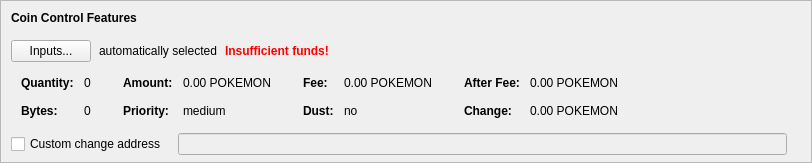
    <widget class="QFrame" name="frameCoinControl">
     <property name="sizePolicy">
      <sizepolicy hsizetype="Expanding" vsizetype="Expanding">
       <horstretch>0</horstretch>
       <verstretch>0</verstretch>
      </sizepolicy>
     </property>
     <property name="maximumSize">
      <size>
       <width>16777215</width>
       <height>16777215</height>
      </size>
     </property>
     <property name="frameShape">
      <enum>QFrame::StyledPanel</enum>
     </property>
     <property name="frameShadow">
      <enum>QFrame::Sunken</enum>
     </property>
     <layout class="QVBoxLayout" name="verticalLayoutCoinControl2">
      <property name="spacing">
       <number>0</number>
      </property>
      <property name="leftMargin">
       <number>0</number>
      </property>
      <property name="topMargin">
       <number>0</number>
      </property>
      <property name="rightMargin">
       <number>0</number>
      </property>
      <property name="bottomMargin">
       <number>6</number>
      </property>
      <item>
       <layout class="QVBoxLayout" name="verticalLayoutCoinControl" stretch="0,0,0,0,1">
        <property name="spacing">
         <number>0</number>
        </property>
        <property name="leftMargin">
         <number>10</number>
        </property>
        <property name="topMargin">
         <number>10</number>
        </property>
        <item>
         <layout class="QHBoxLayout" name="horizontalLayoutCoinControl1">
          <property name="bottomMargin">
           <number>15</number>
          </property>
          <item>
           <widget class="QLabel" name="labelCoinControlFeatures">
            <property name="sizePolicy">
             <sizepolicy hsizetype="Preferred" vsizetype="Maximum">
              <horstretch>0</horstretch>
              <verstretch>0</verstretch>
             </sizepolicy>
            </property>
            <property name="font">
             <font>
              <weight>75</weight>
              <bold>true</bold>
             </font>
            </property>
            <property name="styleSheet">
             <string notr="true">font-weight:bold;</string>
            </property>
            <property name="text">
             <string>Coin Control Features</string>
            </property>
           </widget>
          </item>
         </layout>
        </item>
        <item>
         <layout class="QHBoxLayout" name="horizontalLayoutCoinControl2" stretch="0,0,0,0">
          <property name="spacing">
           <number>8</number>
          </property>
          <property name="bottomMargin">
           <number>10</number>
          </property>
          <item>
           <widget class="QPushButton" name="pushButtonCoinControl">
            <property name="styleSheet">
             <string notr="true"/>
            </property>
            <property name="text">
             <string>Inputs...</string>
            </property>
            <property name="autoDefault">
             <bool>false</bool>
            </property>
           </widget>
          </item>
          <item>
           <widget class="QLabel" name="labelCoinControlAutomaticallySelected">
            <property name="text">
             <string>automatically selected</string>
            </property>
            <property name="margin">
             <number>5</number>
            </property>
           </widget>
          </item>
          <item>
           <widget class="QLabel" name="labelCoinControlInsuffFunds">
            <property name="font">
             <font>
              <weight>75</weight>
              <bold>true</bold>
             </font>
            </property>
            <property name="styleSheet">
             <string notr="true">color:red;font-weight:bold;</string>
            </property>
            <property name="text">
             <string>Insufficient funds!</string>
            </property>
            <property name="margin">
             <number>5</number>
            </property>
           </widget>
          </item>
          <item>
           <spacer name="horizontalSpacerCoinControl">
            <property name="orientation">
             <enum>Qt::Horizontal</enum>
            </property>
            <property name="sizeHint" stdset="0">
             <size>
              <width>40</width>
              <height>1</height>
             </size>
            </property>
           </spacer>
          </item>
         </layout>
        </item>
        <item>
         <widget class="QWidget" name="widgetCoinControl" native="true">
          <property name="sizePolicy">
           <sizepolicy hsizetype="Preferred" vsizetype="Preferred">
            <horstretch>0</horstretch>
            <verstretch>0</verstretch>
           </sizepolicy>
          </property>
          <property name="minimumSize">
           <size>
            <width>0</width>
            <height>0</height>
           </size>
          </property>
          <property name="styleSheet">
           <string notr="true"/>
          </property>
          <layout class="QHBoxLayout" name="horizontalLayoutCoinControl5">
           <property name="leftMargin">
            <number>0</number>
           </property>
           <property name="topMargin">
            <number>0</number>
           </property>
           <property name="rightMargin">
            <number>0</number>
           </property>
           <property name="bottomMargin">
            <number>0</number>
           </property>
           <item>
            <layout class="QHBoxLayout" name="horizontalLayoutCoinControl3" stretch="0,0,0,1">
             <property name="spacing">
              <number>20</number>
             </property>
             <property name="topMargin">
              <number>0</number>
             </property>
             <property name="bottomMargin">
              <number>10</number>
             </property>
             <item>
              <layout class="QFormLayout" name="formLayoutCoinControl1">
               <property name="horizontalSpacing">
                <number>10</number>
               </property>
               <property name="verticalSpacing">
                <number>14</number>
               </property>
               <property name="leftMargin">
                <number>10</number>
               </property>
               <property name="topMargin">
                <number>4</number>
               </property>
               <property name="rightMargin">
                <number>6</number>
               </property>
               <item row="0" column="0">
                <widget class="QLabel" name="labelCoinControlQuantityText">
                 <property name="font">
                  <font>
                   <weight>75</weight>
                   <bold>true</bold>
                  </font>
                 </property>
                 <property name="text">
                  <string>Quantity:</string>
                 </property>
                 <property name="margin">
                  <number>0</number>
                 </property>
                </widget>
               </item>
               <item row="0" column="1">
                <widget class="QLabel" name="labelCoinControlQuantity">
                 <property name="cursor">
                  <cursorShape>IBeamCursor</cursorShape>
                 </property>
                 <property name="contextMenuPolicy">
                  <enum>Qt::ActionsContextMenu</enum>
                 </property>
                 <property name="text">
                  <string notr="true">0</string>
                 </property>
                 <property name="margin">
                  <number>0</number>
                 </property>
                 <property name="textInteractionFlags">
                  <set>Qt::LinksAccessibleByMouse|Qt::TextSelectableByKeyboard|Qt::TextSelectableByMouse</set>
                 </property>
                </widget>
               </item>
               <item row="1" column="0">
                <widget class="QLabel" name="labelCoinControlBytesText">
                 <property name="font">
                  <font>
                   <weight>75</weight>
                   <bold>true</bold>
                  </font>
                 </property>
                 <property name="text">
                  <string>Bytes:</string>
                 </property>
                </widget>
               </item>
               <item row="1" column="1">
                <widget class="QLabel" name="labelCoinControlBytes">
                 <property name="cursor">
                  <cursorShape>IBeamCursor</cursorShape>
                 </property>
                 <property name="contextMenuPolicy">
                  <enum>Qt::ActionsContextMenu</enum>
                 </property>
                 <property name="text">
                  <string notr="true">0</string>
                 </property>
                 <property name="textInteractionFlags">
                  <set>Qt::LinksAccessibleByMouse|Qt::TextSelectableByKeyboard|Qt::TextSelectableByMouse</set>
                 </property>
                </widget>
               </item>
              </layout>
             </item>
             <item>
              <layout class="QFormLayout" name="formLayoutCoinControl2">
               <property name="horizontalSpacing">
                <number>10</number>
               </property>
               <property name="verticalSpacing">
                <number>14</number>
               </property>
               <property name="leftMargin">
                <number>6</number>
               </property>
               <property name="topMargin">
                <number>4</number>
               </property>
               <property name="rightMargin">
                <number>6</number>
               </property>
               <item row="0" column="0">
                <widget class="QLabel" name="labelCoinControlAmountText">
                 <property name="font">
                  <font>
                   <weight>75</weight>
                   <bold>true</bold>
                  </font>
                 </property>
                 <property name="text">
                  <string>Amount:</string>
                 </property>
                 <property name="margin">
                  <number>0</number>
                 </property>
                </widget>
               </item>
               <item row="0" column="1">
                <widget class="QLabel" name="labelCoinControlAmount">
                 <property name="cursor">
                  <cursorShape>IBeamCursor</cursorShape>
                 </property>
                 <property name="contextMenuPolicy">
                  <enum>Qt::ActionsContextMenu</enum>
                 </property>
                 <property name="text">
                  <string notr="true">0.00 POKEMON</string>
                 </property>
                 <property name="textInteractionFlags">
                  <set>Qt::LinksAccessibleByMouse|Qt::TextSelectableByKeyboard|Qt::TextSelectableByMouse</set>
                 </property>
                </widget>
               </item>
               <item row="1" column="0">
                <widget class="QLabel" name="labelCoinControlPriorityText">
                 <property name="font">
                  <font>
                   <weight>75</weight>
                   <bold>true</bold>
                  </font>
                 </property>
                 <property name="text">
                  <string>Priority:</string>
                 </property>
                </widget>
               </item>
               <item row="1" column="1">
                <widget class="QLabel" name="labelCoinControlPriority">
                 <property name="cursor">
                  <cursorShape>IBeamCursor</cursorShape>
                 </property>
                 <property name="contextMenuPolicy">
                  <enum>Qt::ActionsContextMenu</enum>
                 </property>
                 <property name="text">
                  <string>medium</string>
                 </property>
                 <property name="textInteractionFlags">
                  <set>Qt::LinksAccessibleByMouse|Qt::TextSelectableByKeyboard|Qt::TextSelectableByMouse</set>
                 </property>
                </widget>
               </item>
              </layout>
             </item>
             <item>
              <layout class="QFormLayout" name="formLayoutCoinControl3">
               <property name="horizontalSpacing">
                <number>10</number>
               </property>
               <property name="verticalSpacing">
                <number>14</number>
               </property>
               <property name="leftMargin">
                <number>6</number>
               </property>
               <property name="topMargin">
                <number>4</number>
               </property>
               <property name="rightMargin">
                <number>6</number>
               </property>
               <item row="0" column="0">
                <widget class="QLabel" name="labelCoinControlFeeText">
                 <property name="font">
                  <font>
                   <weight>75</weight>
                   <bold>true</bold>
                  </font>
                 </property>
                 <property name="text">
                  <string>Fee:</string>
                 </property>
                 <property name="margin">
                  <number>0</number>
                 </property>
                </widget>
               </item>
               <item row="0" column="1">
                <widget class="QLabel" name="labelCoinControlFee">
                 <property name="cursor">
                  <cursorShape>IBeamCursor</cursorShape>
                 </property>
                 <property name="contextMenuPolicy">
                  <enum>Qt::ActionsContextMenu</enum>
                 </property>
                 <property name="text">
                  <string notr="true">0.00 POKEMON</string>
                 </property>
                 <property name="textInteractionFlags">
                  <set>Qt::LinksAccessibleByMouse|Qt::TextSelectableByKeyboard|Qt::TextSelectableByMouse</set>
                 </property>
                </widget>
               </item>
               <item row="1" column="0">
                <widget class="QLabel" name="labelCoinControlLowOutputText">
                 <property name="font">
                  <font>
                   <weight>75</weight>
                   <bold>true</bold>
                  </font>
                 </property>
                 <property name="text">
                  <string>Dust:</string>
                 </property>
                </widget>
               </item>
               <item row="1" column="1">
                <widget class="QLabel" name="labelCoinControlLowOutput">
                 <property name="cursor">
                  <cursorShape>IBeamCursor</cursorShape>
                 </property>
                 <property name="contextMenuPolicy">
                  <enum>Qt::ActionsContextMenu</enum>
                 </property>
                 <property name="text">
                  <string>no</string>
                 </property>
                 <property name="textInteractionFlags">
                  <set>Qt::LinksAccessibleByMouse|Qt::TextSelectableByKeyboard|Qt::TextSelectableByMouse</set>
                 </property>
                </widget>
               </item>
              </layout>
             </item>
             <item>
              <layout class="QFormLayout" name="formLayoutCoinControl4">
               <property name="horizontalSpacing">
                <number>10</number>
               </property>
               <property name="verticalSpacing">
                <number>14</number>
               </property>
               <property name="leftMargin">
                <number>6</number>
               </property>
               <property name="topMargin">
                <number>4</number>
               </property>
               <property name="rightMargin">
                <number>6</number>
               </property>
               <item row="0" column="0">
                <widget class="QLabel" name="labelCoinControlAfterFeeText">
                 <property name="font">
                  <font>
                   <weight>75</weight>
                   <bold>true</bold>
                  </font>
                 </property>
                 <property name="text">
                  <string>After Fee:</string>
                 </property>
                 <property name="margin">
                  <number>0</number>
                 </property>
                </widget>
               </item>
               <item row="0" column="1">
                <widget class="QLabel" name="labelCoinControlAfterFee">
                 <property name="cursor">
                  <cursorShape>IBeamCursor</cursorShape>
                 </property>
                 <property name="contextMenuPolicy">
                  <enum>Qt::ActionsContextMenu</enum>
                 </property>
                 <property name="text">
                  <string notr="true">0.00 POKEMON</string>
                 </property>
                 <property name="textInteractionFlags">
                  <set>Qt::LinksAccessibleByMouse|Qt::TextSelectableByKeyboard|Qt::TextSelectableByMouse</set>
                 </property>
                </widget>
               </item>
               <item row="1" column="0">
                <widget class="QLabel" name="labelCoinControlChangeText">
                 <property name="font">
                  <font>
                   <weight>75</weight>
                   <bold>true</bold>
                  </font>
                 </property>
                 <property name="text">
                  <string>Change:</string>
                 </property>
                </widget>
               </item>
               <item row="1" column="1">
                <widget class="QLabel" name="labelCoinControlChange">
                 <property name="cursor">
                  <cursorShape>IBeamCursor</cursorShape>
                 </property>
                 <property name="contextMenuPolicy">
                  <enum>Qt::ActionsContextMenu</enum>
                 </property>
                 <property name="text">
                  <string notr="true">0.00 POKEMON</string>
                 </property>
                 <property name="textInteractionFlags">
                  <set>Qt::LinksAccessibleByMouse|Qt::TextSelectableByKeyboard|Qt::TextSelectableByMouse</set>
                 </property>
                </widget>
               </item>
              </layout>
             </item>
            </layout>
           </item>
          </layout>
         </widget>
        </item>
        <item>
         <layout class="QHBoxLayout" name="horizontalLayoutCoinControl4" stretch="0,0,0">
          <property name="spacing">
           <number>12</number>
          </property>
          <property name="sizeConstraint">
           <enum>QLayout::SetDefaultConstraint</enum>
          </property>
          <property name="topMargin">
           <number>5</number>
          </property>
          <property name="rightMargin">
           <number>5</number>
          </property>
          <item>
           <widget class="QCheckBox" name="checkBoxCoinControlChange">
            <property name="toolTip">
             <string>If this is activated, but the change address is empty or invalid, change will be sent to a newly generated address.</string>
            </property>
            <property name="text">
             <string>Custom change address</string>
            </property>
           </widget>
          </item>
          <item>
           <widget class="QValidatedLineEdit" name="lineEditCoinControlChange">
            <property name="enabled">
             <bool>false</bool>
            </property>
            <property name="sizePolicy">
             <sizepolicy hsizetype="Expanding" vsizetype="Fixed">
              <horstretch>0</horstretch>
              <verstretch>0</verstretch>
             </sizepolicy>
            </property>
           </widget>
          </item>
          <item>
           <widget class="QLabel" name="labelCoinControlChangeLabel">
            <property name="sizePolicy">
             <sizepolicy hsizetype="Preferred" vsizetype="Expanding">
              <horstretch>0</horstretch>
              <verstretch>0</verstretch>
             </sizepolicy>
            </property>
            <property name="minimumSize">
             <size>
              <width>0</width>
              <height>0</height>
             </size>
            </property>
            <property name="text">
             <string/>
            </property>
            <property name="margin">
             <number>3</number>
            </property>
           </widget>
          </item>
         </layout>
        </item>
        <item>
         <spacer name="verticalSpacerCoinControl">
          <property name="orientation">
           <enum>Qt::Vertical</enum>
          </property>
          <property name="sizeHint" stdset="0">
           <size>
            <width>800</width>
            <height>1</height>
           </size>
          </property>
         </spacer>
        </item>
       </layout>
      </item>
     </layout>
    </widget>
